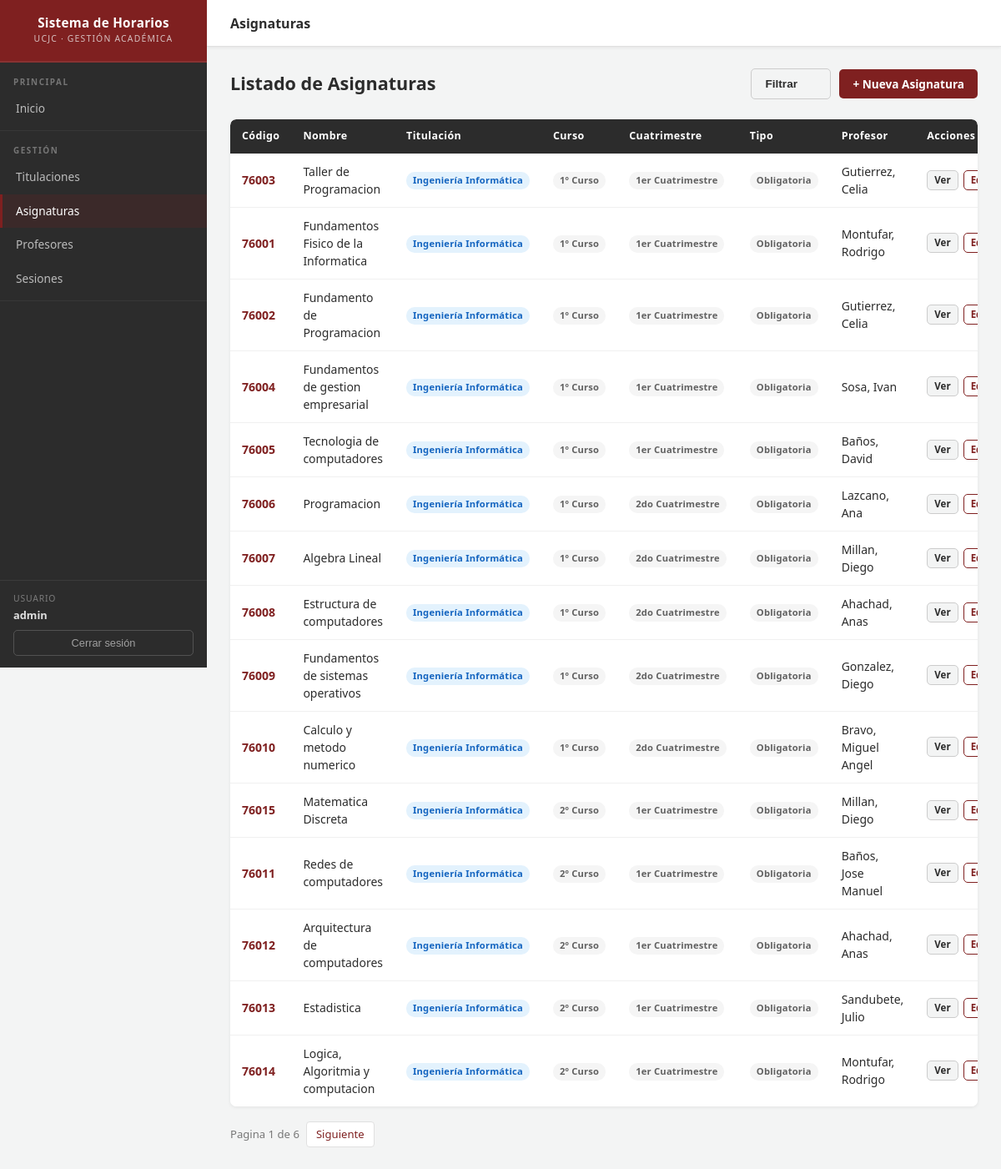
Screenshot of /horarios/asignaturas/ (signed in) with the database file from the repository.
### horarios/models.py (models this page shows, shortened)
class Asignatura(models.Model):
    CURSOS = [
        (1, '1º Curso'),
        (2, '2º Curso'),
        (3, '3º Curso'),
        (4, '4º Curso'),
        (5, '5º Curso'),
    ]
    CUATRIMESTRES = [
        (1, '1er Cuatrimestre'),
        (2, '2do Cuatrimestre'),
    ]
    nombre = models.CharField(max_length=200)
    codigo = models.CharField(max_length=20)
    titulacion = models.ForeignKey(
        Titulacion,
        on_delete=models.PROTECT,
        related_name='asignaturas',
        verbose_name='Titulación',
    )
    curso = models.IntegerField(choices=CURSOS)
    cuatrimestre = models.IntegerField(
        choices=CUATRIMESTRES, default=1, verbose_name='Cuatrimestre'
    )
    es_electiva = models.BooleanField(
        default=False,
        verbose_name='Es electiva',
        help_text='Las asignaturas electivas pueden compartir franja horaria con otras electivas del mismo curso y cuatrimestre.',
    )
    profesor = models.ForeignKey(
        Profesor,
        on_delete=models.SET_NULL,
        null=True,
        blank=True,
        related_name='asignaturas',
    )
    sesiones = models.ManyToManyField(Sesion, blank=True)
    creado_por = models.ForeignKey(
        settings.AUTH_USER_MODEL,
        on_delete=models.CASCADE,
        related_name='asignaturas_propias',
        null=True,
    )
    def get_absolute_url(self):
        return reverse('asignatura-detail', args=[str(self.id)])
    class Meta:
        unique_together = [['codigo', 'creado_por']]

class Titulacion(models.Model):
    codigo = models.CharField(max_length=10, verbose_name='Código')
    nombre = models.CharField(max_length=200, verbose_name='Nombre')
    creado_por = models.ForeignKey(
        settings.AUTH_USER_MODEL,
        on_delete=models.CASCADE,
        related_name='titulaciones',
        null=True,
    )
    class Meta:
        ordering = ['nombre']
        verbose_name = 'Titulación'
        verbose_name_plural = 'Titulaciones'
        unique_together = [['codigo', 'creado_por']]

class Profesor(models.Model):
    nombre = models.CharField(max_length=100)
    apellidos = models.CharField(max_length=100)
    email = models.EmailField(blank=True, null=True)
    creado_por = models.ForeignKey(
        settings.AUTH_USER_MODEL,
        on_delete=models.CASCADE,
        related_name='profesores_propios',
        null=True,
    )
    def __str__(self):
        return f"{self.apellidos}, {self.nombre}"

### horarios/views.py (the view)
# urls.py: path('asignaturas/', views.AsignaturaListView.as_view(), name='asignaturas'),
class AsignaturaListView(ListFilterMixin, LoginRequiredMixin, generic.ListView):
    model = Asignatura
    paginate_by = 15
    filter_list_keys = ['titulacion', 'curso', 'tipo']
    def get_queryset(self):
        qs = Asignatura.objects.filter(creado_por=self.request.user).select_related(
            'titulacion', 'profesor'
        )
        return filter_asignaturas(qs, self.request)

### horarios/filters.py (called while the page is built, shortened)
def build_filter_qs(request):
    params = request.GET.copy()
    params.pop('page', None)
    return params.urlencode()

def count_active_filters(request, list_keys=None, text_key='q'):
    count = 0
    if request.GET.get(text_key, '').strip():
        count += 1
    for key in list_keys or []:
        if request.GET.get(key, '').strip():
            count += 1
    return count

def filter_asignaturas(queryset, request):
    q = request.GET.get('q', '').strip()
    titulacion = request.GET.get('titulacion', '').strip()
    curso = request.GET.get('curso', '').strip()
    tipo = request.GET.get('tipo', '').strip()
    if titulacion:
        queryset = queryset.filter(titulacion_id=titulacion)
    if curso:
        queryset = queryset.filter(curso=curso)
    if tipo == 'electiva':
        queryset = queryset.filter(es_electiva=True)
    elif tipo == 'obligatoria':
        queryset = queryset.filter(es_electiva=False)
    return queryset.distinct()

### horarios/views.py (called while the page is built)
    def get_filter_context(self):
        user = self.request.user
        return {
            'filter_qs': build_filter_qs(self.request),
            'active_filter_count': count_active_filters(
                self.request, self.filter_list_keys
            ),
            'titulaciones_filtro': Titulacion.objects.filter(creado_por=user),
            'cursos_filtro': Asignatura.CURSOS,
            'dias_filtro': Sesion.DIAS_SEMANA,
        }

    def get_context_data(self, **kwargs):
        context = super().get_context_data(**kwargs)
        context.update(self.get_filter_context())
        return context

### horarios/templates/horarios/asignatura_list.html (shortened to what this page needs)
{% extends "base_generic.html" %}
{% block page_title %}Asignaturas{% endblock %}
{% block content %}
<div class="page-header">
  <h2>Listado de Asignaturas</h2>
  <div class="page-header-actions">
    {% include "horarios/includes/filters_asignatura.html" %}
    <a href="{% url 'asignatura-create' %}" class="btn btn-primary">+ Nueva Asignatura</a>
  </div>
</div>
{% if asignatura_list %}
<div class="card">
  <div class="table-wrapper" style="border-radius: 7px;">
    <table class="data-table">
      <thead>
        <tr>
          <th>Código</th>
          <th>Nombre</th>
          <th>Titulación</th>
          <th>Curso</th>
          <th>Cuatrimestre</th>
          <th>Tipo</th>
          <th>Profesor</th>
          <th>Acciones</th>
        </tr>
      </thead>
      <tbody>
        {% for asignatura in asignatura_list %}
        <tr>
          <td>
            <a href="{{ asignatura.get_absolute_url }}" style="font-weight: 700; color: var(--crimson);">
              {{ asignatura.codigo }}
            </a>
          </td>
          <td>{{ asignatura.nombre }}</td>
          <td>
            <span class="badge
              {% if asignatura.titulacion.codigo == 'II' %}badge-blue
              {% elif asignatura.titulacion.codigo == 'IR' %}badge-green
              {% elif asignatura.titulacion.codigo == 'IT' %}badge-orange
              {% elif asignatura.titulacion.codigo == 'DG' %}badge-purple
              {% else %}badge-gray{% endif %}">
              {{ asignatura.titulacion.nombre }}
            </span>
          </td>
          <td><span class="badge badge-gray">{{ asignatura.get_curso_display }}</span></td>
          <td><span class="badge badge-gray">{{ asignatura.get_cuatrimestre_display }}</span></td>
          <td>
            {% if asignatura.es_electiva %}
            <span class="badge badge-orange">Electiva</span>
            {% else %}
            <span class="badge badge-gray">Obligatoria</span>
            {% endif %}
          </td>
          <td>{{ asignatura.profesor|default:"—" }}</td>
          <td>
            <div style="display: flex; gap: 6px;">
              <a href="{{ asignatura.get_absolute_url }}" class="btn btn-secondary btn-xs">Ver</a>
              {% if user.is_authenticated %}
              <a href="{% url 'asignatura-update' asignatura.id %}" class="btn btn-outline btn-xs">Editar</a>
              {% endif %}
            </div>
          </td>
        </tr>
        {% endfor %}
      </tbody>
    </table>
  </div>
</div>
{% endif %}
{% endblock %}

### horarios/templates/base_generic.html (shortened to what this page needs)
{% load static %}
<!DOCTYPE html>
<html lang="es">
<head>
  <link rel="stylesheet" href="{% static 'css/style.css' %}?v=7">
</head>
<body>
<div class="layout">
  <aside class="sidebar">
    <div class="sidebar-brand">
      <div class="brand-title">Sistema de Horarios</div>
      <span class="brand-sub">UCJC · Gestión Académica</span>
    </div>
    <div class="sidebar-section">
      <p class="sidebar-section-label">Principal</p>
      <nav>
        <a href="{% url 'index' %}"
           {% if request.resolver_match.url_name == 'index' %}class="active"{% endif %}>
          Inicio
        </a>
      </nav>
    </div>
    <div class="sidebar-section">
      <p class="sidebar-section-label">Gestión</p>
      <nav>
        <a href="{% url 'titulaciones' %}"
           {% if 'titulacion' in request.resolver_match.url_name %}class="active"{% endif %}>
          Titulaciones
        </a>
        <a href="{% url 'asignaturas' %}"
           {% if 'asignatura' in request.resolver_match.url_name %}class="active"{% endif %}>
          Asignaturas
        </a>
        <a href="{% url 'profesores' %}"
           {% if 'profesor' in request.resolver_match.url_name %}class="active"{% endif %}>
          Profesores
        </a>
        <a href="{% url 'sesiones' %}"
           {% if 'sesion' in request.resolver_match.url_name %}class="active"{% endif %}>
          Sesiones
        </a>
      </nav>
    </div>
    <div class="sidebar-user">
      {% if user.is_authenticated %}
        <span class="user-label">Usuario</span>
        <span class="user-name">{{ user.get_username }}</span>
        <form action="{% url 'logout' %}" method="post">
          <button type="submit" class="btn-logout">Cerrar sesión</button>
        </form>
      {% else %}
        <a href="{% url 'login' %}?next={{ request.path }}" class="sidebar-login-link">
          Iniciar sesión
        </a>
      {% endif %}
    </div>
  </aside>
  <div class="main-wrapper">
    <div class="top-bar">
      <div class="top-bar-title">{% block page_title %}Sistema de Horarios{% endblock %}</div>
    </div>
    <div class="page-body">
      {% block content %}{% endblock %}
      {% block pagination %}
        {% if is_paginated %}
          {% include "horarios/includes/filter_pagination.html" %}
        {% endif %}
      {% endblock %}
    </div>
  </div>
</div>
</body>
</html>

### rows the page displays
Asignatura: codigo "76003", nombre "Taller de Programacion", titulacion.nombre "Ingeniería Informática", curso "1º Curso", cuatrimestre "1er Cuatrimestre", es_electiva "Obligatoria", profesor "Gutierrez, Celia"
Asignatura: codigo "76001", nombre "Fundamentos Fisico de la Informatica", titulacion.nombre "Ingeniería Informática", curso "1º Curso", cuatrimestre "1er Cuatrimestre", es_electiva "Obligatoria", profesor "Montufar, Rodrigo"
Asignatura: codigo "76002", nombre "Fundamento de Programacion", titulacion.nombre "Ingeniería Informática", curso "1º Curso", cuatrimestre "1er Cuatrimestre", es_electiva "Obligatoria", profesor "Gutierrez, Celia"
Asignatura: codigo "76004", nombre "Fundamentos de gestion empresarial", titulacion.nombre "Ingeniería Informática", curso "1º Curso", cuatrimestre "1er Cuatrimestre", es_electiva "Obligatoria", profesor "Sosa, Ivan"
Asignatura: codigo "76005", nombre "Tecnologia de computadores", titulacion.nombre "Ingeniería Informática", curso "1º Curso", cuatrimestre "1er Cuatrimestre", es_electiva "Obligatoria", profesor "Baños, David"
Asignatura: codigo "76006", nombre "Programacion", titulacion.nombre "Ingeniería Informática", curso "1º Curso", cuatrimestre "2do Cuatrimestre", es_electiva "Obligatoria", profesor "Lazcano, Ana"
Asignatura: codigo "76007", nombre "Algebra Lineal", titulacion.nombre "Ingeniería Informática", curso "1º Curso", cuatrimestre "2do Cuatrimestre", es_electiva "Obligatoria", profesor "Millan, Diego"
Asignatura: codigo "76008", nombre "Estructura de computadores", titulacion.nombre "Ingeniería Informática", curso "1º Curso", cuatrimestre "2do Cuatrimestre", es_electiva "Obligatoria", profesor "Ahachad, Anas"
Asignatura: codigo "76009", nombre "Fundamentos de sistemas operativos", titulacion.nombre "Ingeniería Informática", curso "1º Curso", cuatrimestre "2do Cuatrimestre", es_electiva "Obligatoria", profesor "Gonzalez, Diego"
Asignatura: codigo "76010", nombre "Calculo y metodo numerico", titulacion.nombre "Ingeniería Informática", curso "1º Curso", cuatrimestre "2do Cuatrimestre", es_electiva "Obligatoria", profesor "Bravo, Miguel Angel"
Asignatura: codigo "76015", nombre "Matematica Discreta", titulacion.nombre "Ingeniería Informática", curso "2º Curso", cuatrimestre "1er Cuatrimestre", es_electiva "Obligatoria", profesor "Millan, Diego"
Asignatura: codigo "76011", nombre "Redes de computadores", titulacion.nombre "Ingeniería Informática", curso "2º Curso", cuatrimestre "1er Cuatrimestre", es_electiva "Obligatoria", profesor "Baños, Jose Manuel"
Asignatura: codigo "76012", nombre "Arquitectura de computadores", titulacion.nombre "Ingeniería Informática", curso "2º Curso", cuatrimestre "1er Cuatrimestre", es_electiva "Obligatoria", profesor "Ahachad, Anas"
Asignatura: codigo "76013", nombre "Estadistica", titulacion.nombre "Ingeniería Informática", curso "2º Curso", cuatrimestre "1er Cuatrimestre", es_electiva "Obligatoria", profesor "Sandubete, Julio"
Asignatura: codigo "76014", nombre "Logica, Algoritmia y computacion", titulacion.nombre "Ingeniería Informática", curso "2º Curso", cuatrimestre "1er Cuatrimestre", es_electiva "Obligatoria", profesor "Montufar, Rodrigo"

### other values shown
{{ user.get_username }} "admin"
{{ page_obj.number }} "1"
{{ page_obj.paginator.num_pages }} "6"
